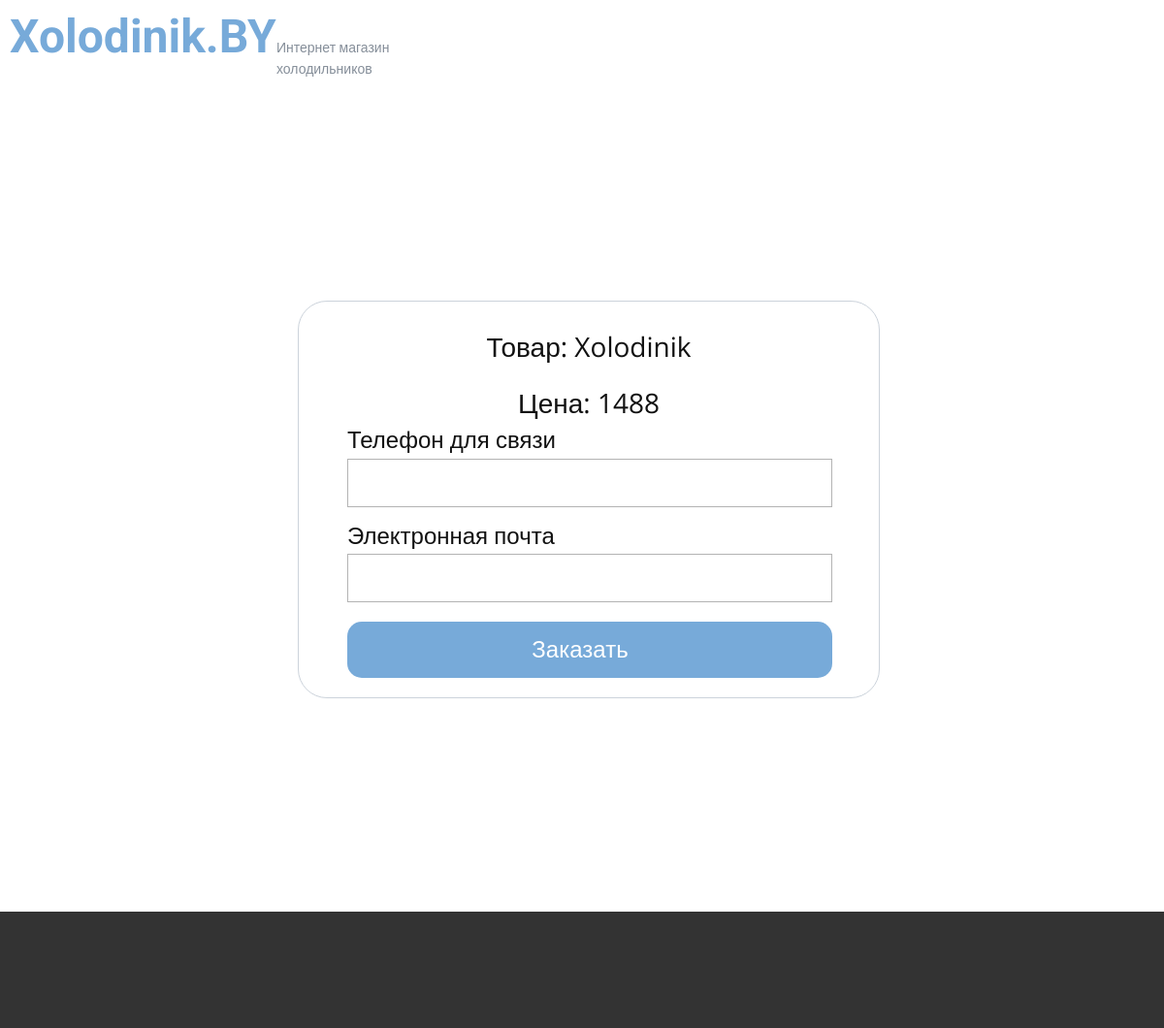
/order?id=1 (signed in), run on an earlier commit of the app's database.
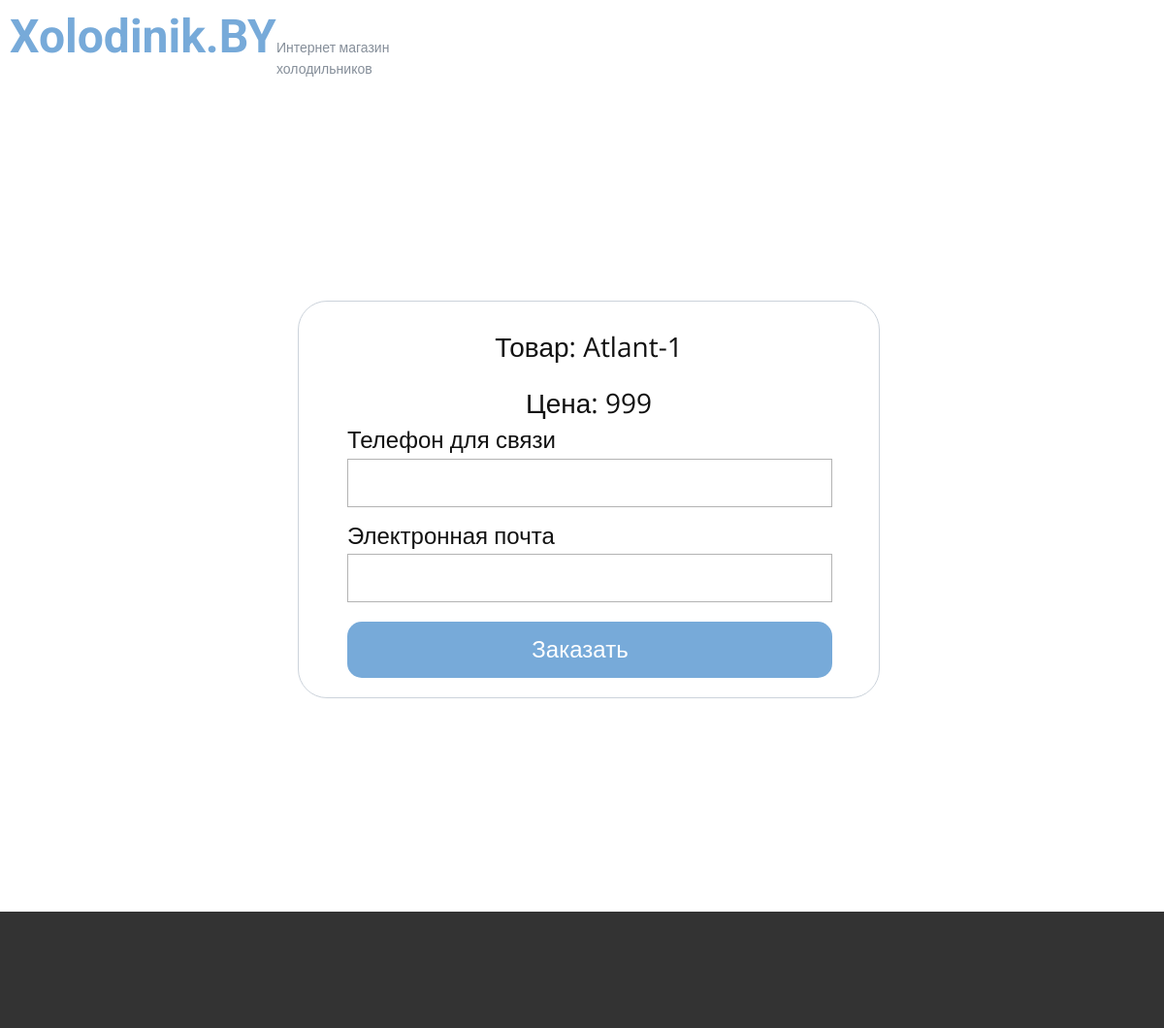
And on a later commit of the database.
### app.py (models this page shows)
class Prod(db.Model):
    id = db.Column(db.Integer, primary_key=True)
    model = db.Column(db.String(20), nullable=False, unique=True)
    producer = db.Column(db.String(20), nullable=False)
    price = db.Column(db.Integer, nullable=False)
    width = db.Column(db.String(20), nullable=False)
    depth = db.Column(db.String(20), nullable=False)
    height = db.Column(db.String(20), nullable=False)
    weight = db.Column(db.String(20), nullable=False)
    volume = db.Column(db.String(20), nullable=False)
    service = db.Column(db.String(20), nullable=False)
    country = db.Column(db.String(20), nullable=False)
    category = db.Column(db.String(20), nullable=False)
    colling = db.Column(db.String(20), nullable=False)
    color = db.Column(db.String(20), nullable=False)
    energy_efficiency = db.Column(db.String(20), nullable=False)
    compressors = db.Column(db.String(20), nullable=False)
    noise = db.Column(db.String(20), nullable=False)
    handle = db.Column(db.String(20), nullable=False)
    guaranty = db.Column(db.String(20), nullable=False)
    control_unit = db.Column(db.String(20), nullable=False)
    power = db.Column(db.String(20), nullable=False)
    chambers = db.Column(db.String(20), nullable=False)
    doors = db.Column(db.String(20), nullable=False)
    useful_volume = db.Column(db.String(20), nullable=False)
    useful_volume_ref = db.Column(db.String(20), nullable=False)
    useful_volume_freezer = db.Column(db.String(20), nullable=False)
    voltage_frequency = db.Column(db.String(20), nullable=False)
    energy_consumption = db.Column(db.String(20), nullable=False)
    coolant = db.Column(db.String(20), nullable=False)
    series = db.Column(db.String(20), nullable=False)
    temperature = db.Column(db.String(20), nullable=False)
    defrosting_system = db.Column(db.String(20), nullable=False)
    shelves = db.Column(db.String(20), nullable=False)
    barriers = db.Column(db.String(20), nullable=False)
    baskets = db.Column(db.String(20), nullable=False)
    inserts = db.Column(db.String(20), nullable=False)
    stoppers = db.Column(db.String(20), nullable=False)
    freezer_temp = db.Column(db.String(20), nullable=False)
    freezing_capacity = db.Column(db.String(20), nullable=False)
    freezer_parts = db.Column(db.String(20), nullable=False)
    size_without = db.Column(db.String(20), nullable=False)
    size_with = db.Column(db.String(20), nullable=False)
    weight_without = db.Column(db.String(20), nullable=False)
    weight_with = db.Column(db.String(20), nullable=False)
    rating = db.Column(db.Float, nullable=False, default=0.0)
    description = db.Column(db.String(200), nullable=False)
    image_path = db.Column(db.String(50), nullable=False)
    orders = db.relationship('Order', back_populates='prod')
    reviews = db.relationship('Review', back_populates='prod')

### app.py (the view, shortened to what this page needs)
@app.route("/order", methods=["POST", "GET"])
@login_required
def order():
    if current_user.role:
        return redirect("/")
    prod_id = request.args["id"]
    if prod_id.isdigit():
        prod = Prod.query.get(prod_id)
        if prod:
            return render_template("order.html", prod=prod)
    return "404"

### app.py (called while the page is built)
@login_manager.user_loader
def load_user(user_id):
    return User.query.get(int(user_id))

### templates/order.html (shortened to what this page needs)
<!DOCTYPE html>
<html style="font-size: 16px;" lang="ru">
<head>
    <link rel="stylesheet" href="{{ url_for('static', filename='panel.css') }}" media="screen">
    <link rel="stylesheet" href="{{ url_for('static', filename='un.css') }}" media="screen">
</head>
  <body>
<header>
    <div class="head">
        <a class="logo" href="/">Xolodinik.BY</a>
        <p class="logo-text">Интернет магазин<br>холодильников</p>
    </div>
</header>
<section>
    <div class="container" style="display: grid; place-items: center; min-height: 850px;">
        <div class="create-product-container" style="max-height: 450px;">
            <div class="create-product-container-1">
                <p class="text">Товар: {{ prod.model }}</p>
                <p class="text">Цена: {{ prod.price }}</p>
                    <form class="form-1" name="form" method="post">
                        <div class="container-input">
                            <label for="phone">Телефон для связи</label>
                            <input type="text" id="phone" name="phone" class="input" required autocomplete="off">
                        </div>
                        <div class="container-input">
                            <label for="email">Электронная почта</label>
                            <input type="text" id="email" name="email" class="input" required autocomplete="off">
                        </div>
                        <button type="submit">Заказать</button>
                    </form>
                </div>
            </div>
        </div>
</section>
<footer></footer>
</body></html>

What changed in the data, as far as the page shows it:
changed Prod: model "Xolodinik" → "Atlant-1"; price "1488" → "999"
